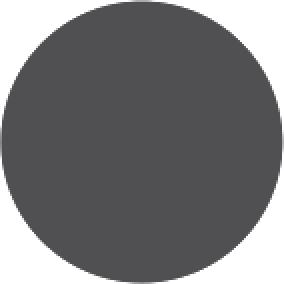
#> input picture addons/gut/images/eyey.png, 142 x 142 px (shown 2 times larger)
$ python -i generate_glow_maps.py   (imports and definitions only)
#> lines starting #> are read from the running program, lines starting #| are printed output that depends on the picture
#!/usr/bin/env python3
"""
Godot Glow Channel Generator
Analyzes existing images and creates emission/glow maps by manipulating color channels
Follows Godot 4.x standards for emission and glow effects
"""

from PIL import Image, ImageEnhance, ImageFilter
import numpy as np
from pathlib import Path
import sys
import argparse


class GodotGlowGenerator:
    """Generate glow/emission maps from existing sprites"""

    def __init__(self, input_path: str, output_dir: str = None):
        self.input_path = Path(input_path)
        self.output_dir = Path(output_dir) if output_dir else self.input_path.parent
        self.output_dir.mkdir(parents=True, exist_ok=True)

    # [104 lines left out: functions generate_emission_map, generate_color_glow, not called in this run]

    def generate_edge_glow(self, edge_thickness: int = 2, intensity: float = 2.5):
        """
        Generate glow along sprite edges (outline glow effect)
        """
#> called with edge_thickness = 2, intensity = 2.5
        print(f"[*] Generating edge glow")

        img = Image.open(self.input_path).convert('RGBA')
#> img is the input picture: PIL image 142x142 RGBA; mean R, G, B, A 64.2, 63.4, 65, 199.2

        # Extract alpha channel for edge detection
        alpha = img.split()[3]
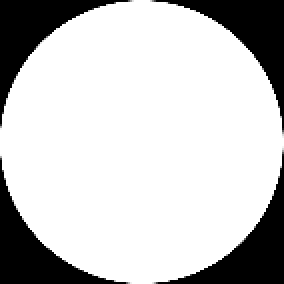
#> alpha: PIL image 142x142 L (shown 2 times larger); min 0, max 255, mean 199.2

        # Find edges using filter
        edges = alpha.filter(ImageFilter.FIND_EDGES)
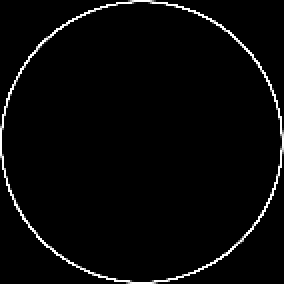
#> edges: PIL image 142x142 L (shown 2 times larger); min 0, max 255, mean 7.1

        # Dilate edges to make them thicker
        for _ in range(edge_thickness):
            edges = edges.filter(ImageFilter.MaxFilter(3))
#> this loop made 2 passes
#> pass 1, in generate_edge_glow, `edges = edges.filter(ImageFilter.MaxFilter(3))`:
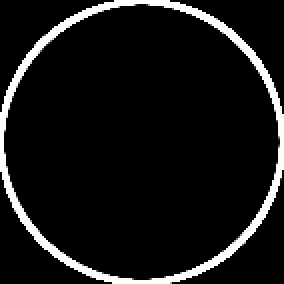
#> edges: PIL image 142x142 L (shown 2 times larger); min 0, max 255, mean 20.6
#> pass 2, in generate_edge_glow, `edges = edges.filter(ImageFilter.MaxFilter(3))`:
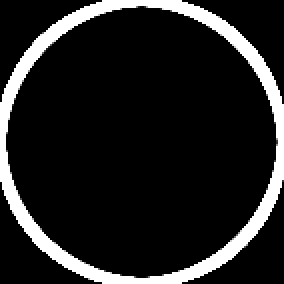
#> edges: PIL image 142x142 L (shown 2 times larger); min 0, max 255, mean 33.2

        # Create emission map from edges
        emission = Image.new('RGBA', img.size, (0, 0, 0, 0))
#> emission: PIL image 142x142 RGBA; every value is 0

        # Get original colors at edge positions
        img_array = np.array(img, dtype=np.float32) / 255.0
        edges_array = np.array(edges, dtype=np.float32) / 255.0
        emission_array = np.zeros_like(img_array)

        # Apply edge mask with intensity
        for i in range(3):
            emission_array[:, :, i] = img_array[:, :, i] * edges_array * intensity

        emission_array[:, :, 3] = edges_array * 255
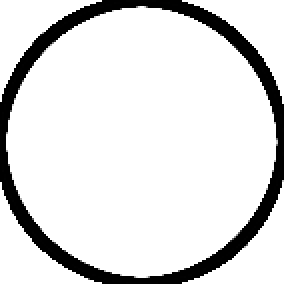
#> emission_array: shape (142, 142, 4) float32 (shown 2 times larger); mean R, G, B, A 0.1, 0.1, 0.1, 33.2; transparent parts drawn white

        emission_array = np.clip(emission_array * 255, 0, 255).astype(np.uint8)
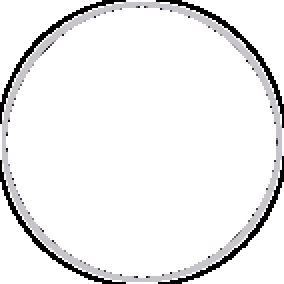
#> emission_array: shape (142, 142, 4) (shown 2 times larger); mean R, G, B, A 18.2, 18, 18.3, 34; transparent parts drawn white
        emission = Image.fromarray(emission_array, 'RGBA')

        output_path = self.output_dir / f"{self.input_path.stem}_edge_glow.png"
        emission.save(output_path, 'PNG')
        print(f"  [OK] Edge glow saved: {output_path.name}")

        return output_path

    # [83 lines left out: functions generate_hdr_emission, main, not called in this run]


# [9 lines not run here, left out]

>>> result = GodotGlowGenerator('../../addons/gut/images/eyey.png').generate_edge_glow()
